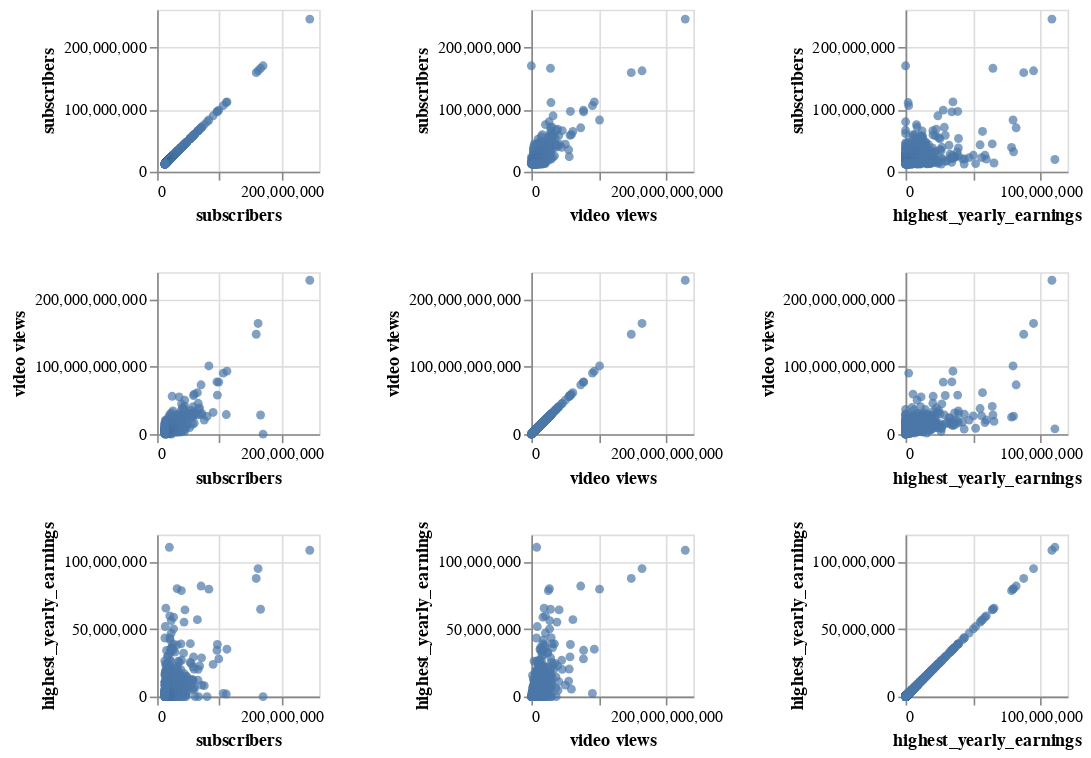

Here is the notebook cell this chart was saved with:
### Markdown cell above
It is obvious that the highest and lowest yearly earnings correlate with each other. Lets investigate Video views and subscribers, as well as the earnings:

### Code cell
alt.Chart(clean_data).mark_circle().encode(
    alt.X(alt.repeat("column"), type='quantitative'),
    alt.Y(alt.repeat("row"), type='quantitative'),
).properties(
    width=100,
    height=100
).repeat(
    row= ['subscribers', 'video views', 'highest_yearly_earnings'],
    column=['subscribers', 'video views', 'highest_yearly_earnings'],
)

### Figure 1 — Vega-Lite specification as saved in the notebook (floating-point values rounded to 4 significant figures; data arrays with more than 128 entries replaced by an {"elided": "..."} marker saying what was removed)
{"config": {"view": {"continuousWidth": 300, "continuousHeight": 300}}, "repeat": {"column": ["subscribers", "video views", "highest_yearly_earnings"], "row": ["subscribers", "video views", "highest_yearly_earnings"]}, "spec": {"data": {"name": "data-46f06f13d7cfc6420add7fcba92f2db4"}, "mark": {"type": "circle"}, "encoding": {"x": {"field": {"repeat": "column"}, "type": "quantitative"}, "y": {"field": {"repeat": "row"}, "type": "quantitative"}}, "height": 100, "width": 100}, "$schema": "https://vega.github.io/schema/vega-lite/v5.8.0.json", "datasets": {"data-46f06f13d7cfc6420add7fcba92f2db4": {"elided": "824 records"}}}
